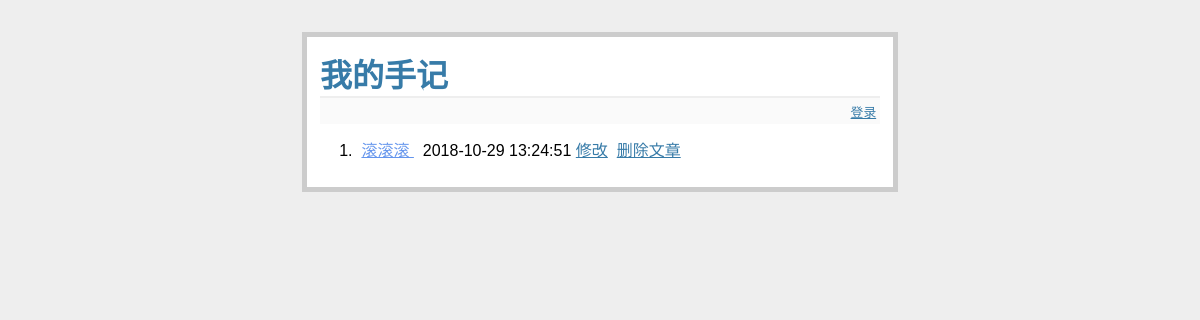
The app's page /, older data.
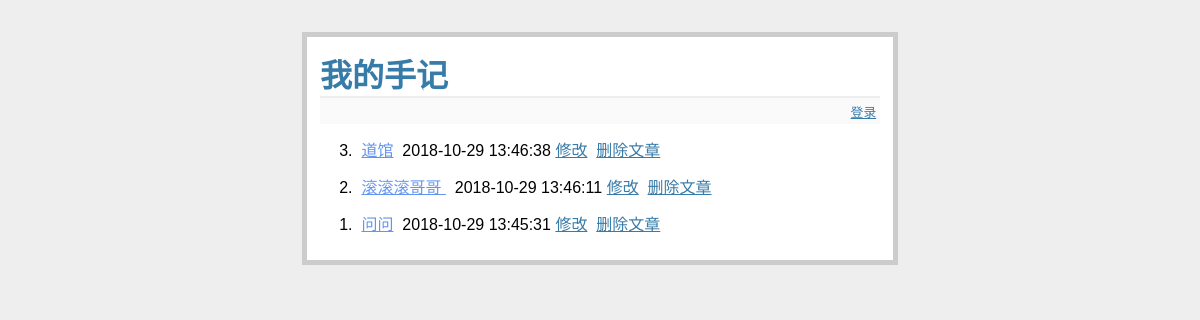
The same page, newer data.
### tables this page shows
CREATE TABLE entries(
  [id] integer primary key autoincrement,
  [title] string not null unique,
  [content] TEXT not null,
  [createtime] TimeStamp NOT NULL DEFAULT (datetime('now','localtime'))
);

### app.py (the view)
@app.route('/')
def show_entries():
    cur = g.db.execute("select id,title, createtime from entries order by id desc")
    entries = [dict(id=row[0],title=row[1],createtime=row[2]) for row in cur.fetchall()]
    return render_template("show_entries.html",entries=entries)

### app.py (called while the page is built)
def connect_db():
    return sqlite3.connect(DATABASE)

@app.before_request
def before_request():
    g.db = connect_db()

@app.after_request
def after_request(response):
    g.db.close()
    return response

### templates/show_entries.html (shortened to what this page needs)
{% extends "layout.html" %}
{% block body %}
    <ul class="entries">
        {% for entry in entries %}
<li>
{{ entry.id }}.&nbsp;
<a href="#" style="color:cornflowerblue;">{{ entry.title }}</a>&nbsp;&nbsp;{{ entry.createtime|safe}}&nbsp;<a href="#">修改</a>&nbsp;&nbsp;<a href="#">删除文章</a><br>
</li>
            {% else %}
            <li><em>你当前还没有创建过任何手记.</em></li>
        {% endfor %}
    </ul>
{% endblock %}

Row changes from the older to the newer data that the page shows:
added entries: id "3", title "道馆", createtime "2018-10-29 13:46:38"
added entries: id "2", title "滚滚滚哥哥", createtime "2018-10-29 13:46:11"
changed entries id 1: title "滚滚滚" → "问问"; createtime "2018-10-29 13:24:51" → "2018-10-29 13:45:31"
